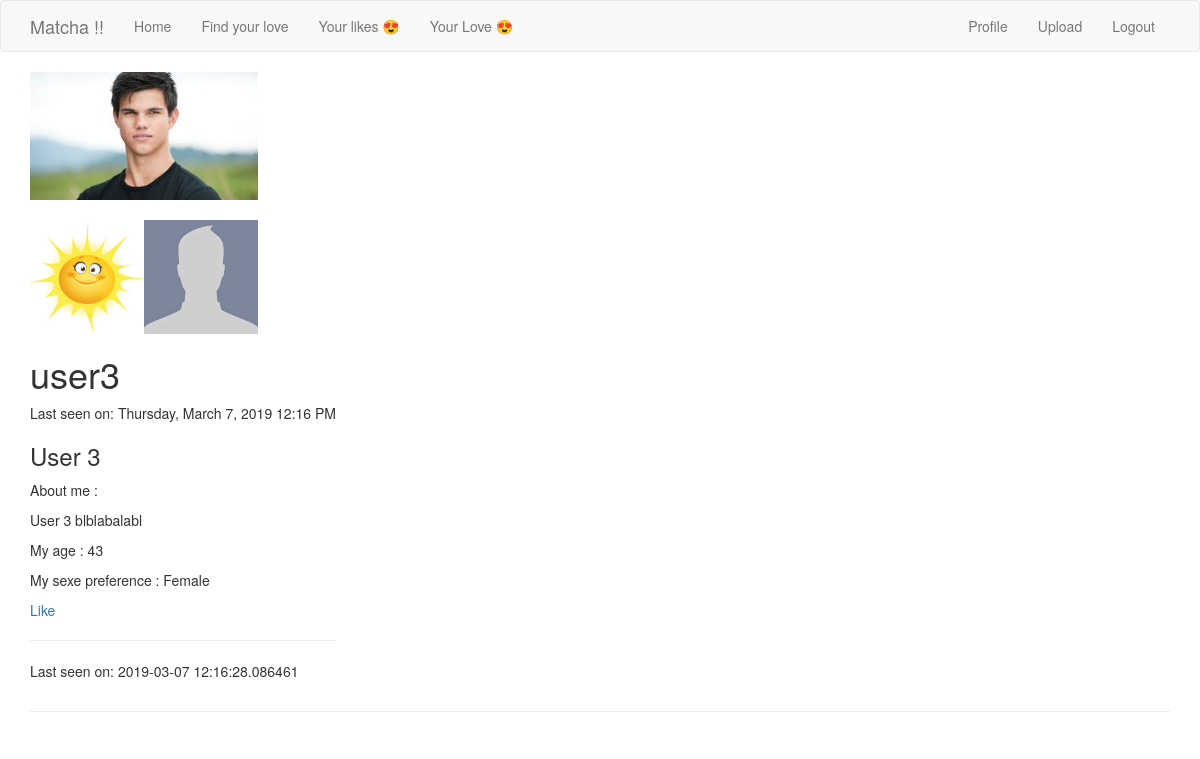
Before: /user/user3/ (signed in) with the older database file.
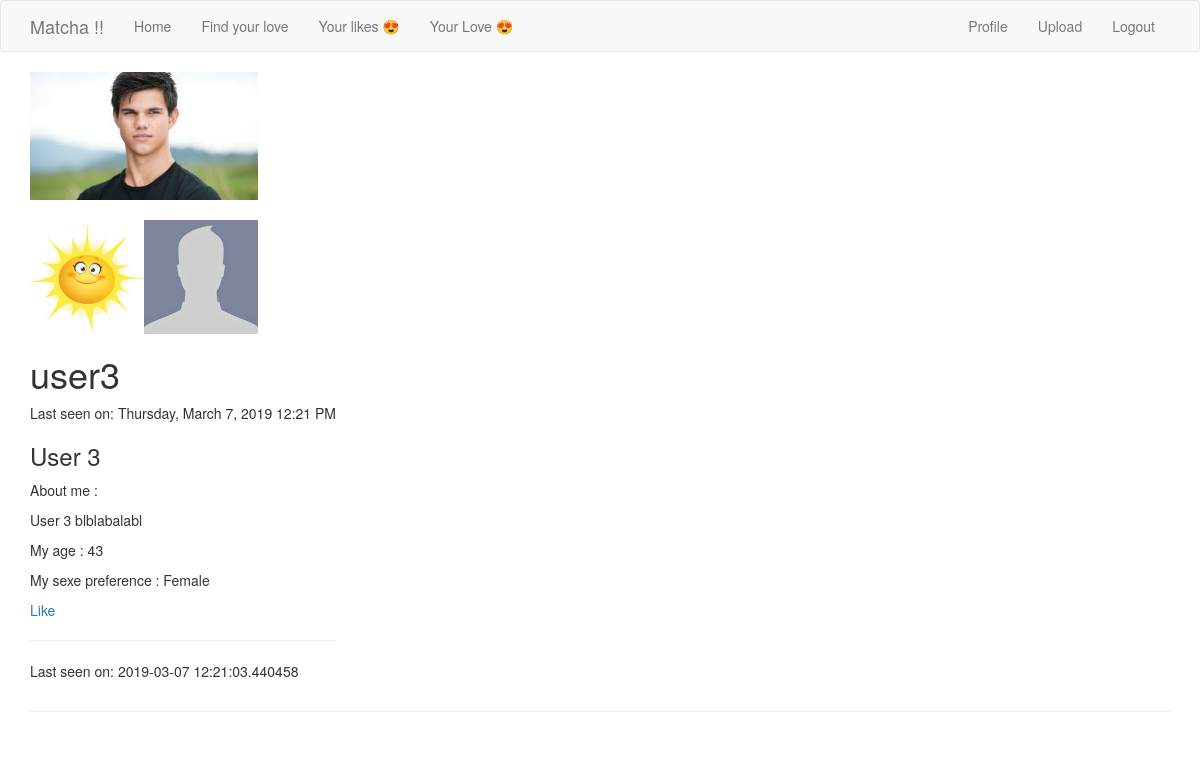
After: the same page with the newer database file.
### app/models.py (models this page shows, shortened)
class User(UserMixin, db.Model):
    id = db.Column(db.Integer, primary_key=True)
    username = db.Column(db.String(64), index=True, unique=True)
    firstname = db.Column(db.String(64), index=True)
    email = db.Column(db.String(120), index=True, unique=True)
    password_hash = db.Column(db.String(128))
    age = db.Column(db.Integer, index=True)
    sexpref = db.Column(db.String(64), index=True)
    fame = db.Column(db.Integer, index=True)
    bio = db.Column(db.String(256), index=True)
    last_seen = db.Column(db.DateTime, default=datetime.utcnow)
    liked = db.relationship(
        'User', secondary=likes,
        primaryjoin=(likes.c.likes_id == id),
        secondaryjoin=(likes.c.liked_id == id),
        backref=db.backref('likes', lazy='dynamic'),lazy='dynamic'
    )
    def does_like(self, user):
        return self.liked.filter(likes.c.liked_id == user.id).count() > 0
    def profile_pic(self):
        path = os.path.join(os.getenv('PATH_IMAGE', '/static/images') , self.username, 'profile_pic/')
        pic = os.listdir('app' + path)
        if not pic:
            return(os.path.join(os.getenv('PATH_IMAGE', '/static/images/'),'default_prof_pic', 'profile_empty.jpeg'))
        return(path + pic[0])

### app/routes.py (the view)
@app.route('/user/<username>/')
@login_required
def user(username):
    user = User.query.filter_by(username=username).first_or_404()
    fullfilename = os.listdir(os.path.join(app.config['UPLOAD_FOLDER'] + username))
    for file in fullfilename:
        if file == 'profile_pic':
            fullfilename.remove(file)
    profile_pic = user.profile_pic()
    path_pic = app.config['PATH_IMAGE'] + username
    return render_template('user.html', title='Profile', user=user, user_image = fullfilename, path_pic = path_pic, profile_pic=profile_pic)

### app/models.py (called while the page is built)
@login.user_loader
def load_user(id):
    return User.query.get(int(id))

### app/routes.py (called while the page is built)
@app.before_request
def before_request():
    if current_user.is_authenticated:
        current_user.last_seen = datetime.utcnow()
        db.session.commit()

### app/templates/user.html (shortened to what this page needs)
{% extends "base.html" %}
{% block app_content %}
    <table>
        <tr valign="top">
            <img src={{profile_pic}} alt="Profile Picture" style="width:20%">
            <br>
            <br>
            {% for image in user_image: %}
                <img src="{{ path_pic + '/' + image }}" alt="User Pictures" style="width:10%">
            {% endfor %}
            <td>
                <h1>{{ user.username }}</h1>
                {% if user.last_seen %}
                    <p>Last seen on: {{ moment(user.last_seen).format('LLLL') }}</p>
                {% endif %}
                <h3>{% if user.firstname %}<p>{{ user.firstname }}</p>{% endif %}</h3>
                {% if user.bio %}<p>About me :</p><p>{{ user.bio }}</p>{% endif %}
                {% if user.age %}<p>My age : {{ user.age }}</p>{% endif %}
                {% if user.sexpref %}<p>My sexe preference : {{ user.sexpref }}</p>{% endif %}
                {% if user == current_user %}
                    <p><a href="{{ url_for('edit_profile') }}">Edit your profile</a></p>
                {% elif not current_user.does_like(user) %}
                    <p><a href="{{ url_for('like', username=user.username) }}">Like</a></p>
                {% else %}
                    <p><a href="{{ url_for('unlike', username=user.username) }}">Unlike</a></p>
                {% endif %}
    <hr>
                {% if user.last_seen %}<p>Last seen on: {{ user.last_seen }}</p>{% endif %}
            </td>
        </tr>
    </table>
    <hr>
{% endblock %}

### app/templates/base.html (shortened to what this page needs)
{% extends 'bootstrap/base.html' %}
    {% block navbar %}
        <nav class="navbar navbar-default">
            <div class="container">
                <div class="navbar-header">
                    <a class="navbar-brand" href="{{ url_for('index') }}">Matcha !!</a>
                </div>
                <div class="collapse navbar-collapse" id="bs-example-navbar-collapse-1">
                    <ul class="nav navbar-nav">
                        <li><a href="{{ url_for('index') }}">Home</a></li>
                        {% if not current_user.is_anonymous %}
                            <li><a href="{{ url_for('explore') }}">Find your love</a></li>
                            <li><a href="{{ url_for('likes_page') }}">Your likes 😍</a></li>
                            <li><a href="{{ url_for('matches_page') }}">Your Love 😍</a></li>
                        {% endif %}
                    </ul>
                    <ul class="nav navbar-nav navbar-right">
                        {% if current_user.is_anonymous %}
                        <li><a href="{{ url_for('login') }}">Login</a></li>
                        {% else %}
                        <li><a href="{{ url_for('user', username=current_user.username) }}">Profile</a></li>
                        <li><a href="{{ url_for('upload') }}">Upload</a></li>
                        <li><a href="{{ url_for('logout') }}">Logout</a></li>
                        {% endif %}
                    </ul>
                </div>
            </div>
        </nav>
    {% endblock %}
    {% block content %}
        <div class="container">
            {% block app_content %}{% endblock %}
        </div>
    {% endblock %}

Changed rows visible on the page:
changed User "user3": last_seen "Thursday, March 7, 2019 12:16 PM" → "Thursday, March 7, 2019 12:21 PM"; last_seen "2019-03-07 12:16:28.086461" → "2019-03-07 12:21:03.440458"
